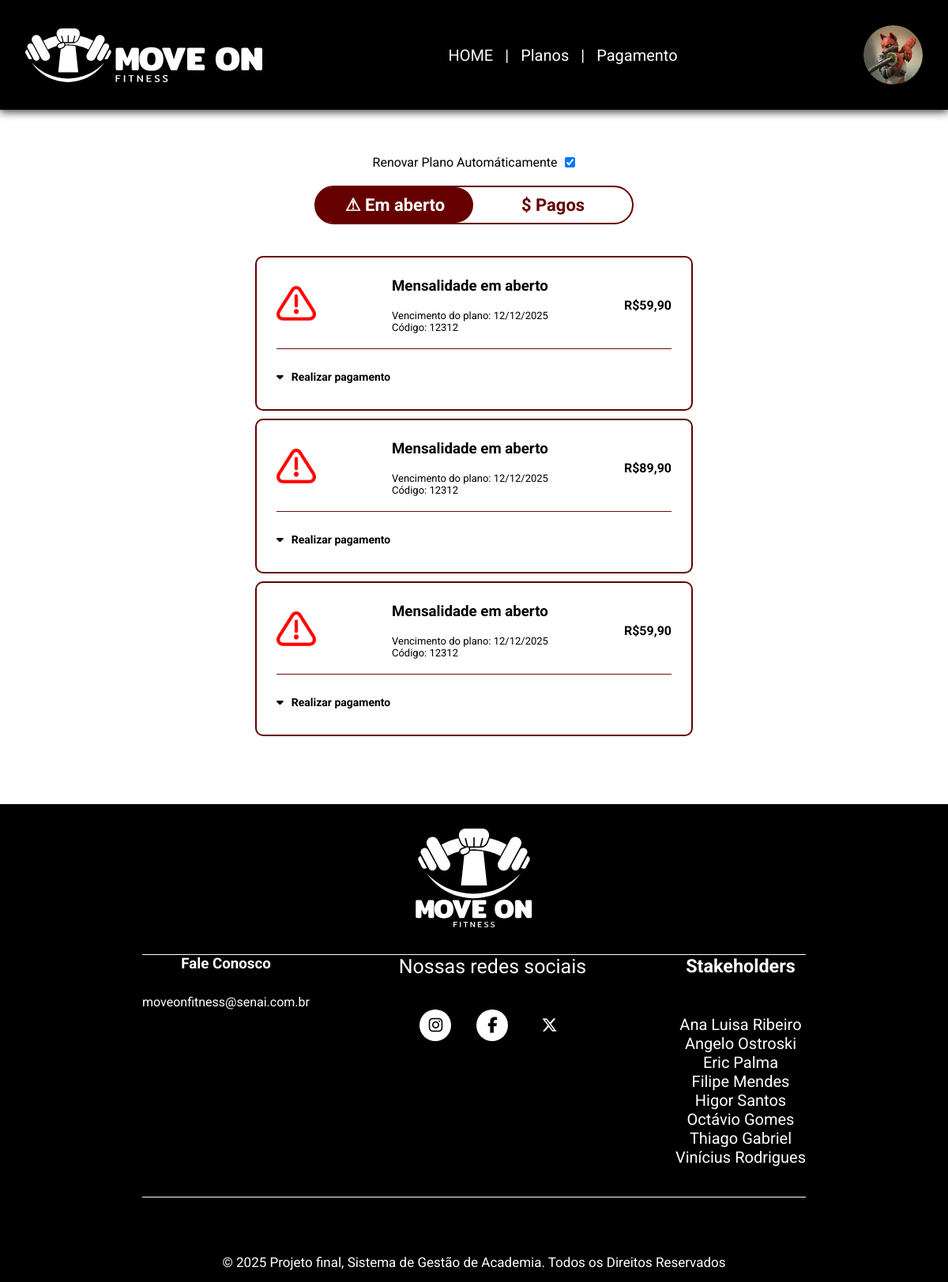
Page /View/Pagamento.php (signed in) on the committed database.
### tables this page shows
CREATE TABLE `users` (
  `id` int(11) NOT NULL,
  `nome_completo` varchar(255) NOT NULL,
  `email` varchar(100) NOT NULL,
  `celular` varchar(20) DEFAULT NULL,
  `CPF` varchar(11) DEFAULT NULL,
  `password` varchar(255) NOT NULL,
  `created_at` timestamp NOT NULL DEFAULT current_timestamp(),
  `google` enum('Sim','Não') NOT NULL DEFAULT 'Não',
  `tipo_de_user` enum('trainer','cliente','admin') DEFAULT 'cliente',
  `nome_arquivo_fotoperfil` varchar(255) DEFAULT NULL,
  `body_fat` decimal(4,2) DEFAULT NULL COMMENT 'apenas clientes',
  `peso` decimal(5,2) DEFAULT NULL COMMENT 'apenas clientes',
  `ficha_id` int(11) DEFAULT NULL COMMENT 'apenas clientes',
  `anotacoes_trainer` text DEFAULT NULL COMMENT 'apenas clientes',
  `info_treinamento` text DEFAULT NULL COMMENT 'apenas clientes',
  `rotina_treinamento` text NOT NULL COMMENT 'apenas clientes',
  `trainer_id` int(11) DEFAULT NULL COMMENT 'apenas clientes',
  `mensalidade_id` int(11) DEFAULT NULL COMMENT 'apenas clientes',
  `plano_id` int(11) DEFAULT NULL COMMENT 'apenas clientes',
  `renovar_plano` enum('Sim','Não') NOT NULL DEFAULT 'Sim' COMMENT 'Apenas Clientes',
  `salario` decimal(8,2) DEFAULT NULL COMMENT 'apenas trainers',
  `endereco` varchar(255) DEFAULT NULL COMMENT 'apenas trainers',
  `CREF` int(11) DEFAULT NULL COMMENT 'apenas trainers'
);

CREATE TABLE `mensalidades` (
  `id` int(11) NOT NULL,
  `user_id` int(11) NOT NULL,
  `data_vencimento` date NOT NULL,
  `valor_cobrado` decimal(10,2) NOT NULL,
  `status_pagamento` enum('Pendente','Pago','Atrasado') NOT NULL DEFAULT 'Pendente',
  `data_pagamento` date DEFAULT NULL
);

### Controller/UserController.php (called while the page is built, shortened)
<?php
require_once __DIR__.'/../Model/UserModel.php';
class UserController {
    private $UserModel;
    function __construct($pdo) {
        $this->UserModel = new UserModel($pdo);
    }
    public function findById($id) {
        return $this->UserModel->findById($id);
    }
    public function getFotoPerfil($nome_arquivo_fotoperfil, $DIR_view){
        return $nome_arquivo_fotoperfil;
    }
}

### Model/UserModel.php (called while the page is built, shortened)
<?php
class UserModel
{
    private $pdo;
    function __construct($pdo)
    {
        $this->pdo = $pdo;
    }
    public function findById($id)
    {
        $sql = "SELECT * FROM users WHERE id = ?";
        $stmt = $this->pdo->prepare($sql);
        $stmt->execute([$id]);
        $result = $stmt->fetch(PDO::FETCH_ASSOC);
        return $result;
    }
}

### View/Pagamento.php (the view, shortened to what this page needs)
<!DOCTYPE html>
<html lang="pt-br">
<?php
  include_once '../Controller/UserController.php';
  include_once '../Controller/MensalidadeController.php';
  include_once '../Config.php';
  if(isset($_SESSION['user_id']) && $_SESSION['user_id']){
    $Controller = new UserController($pdo);
    $user = $Controller->findById($_SESSION["user_id"]);
    $nome_arquivo_fotoperfil = $Controller->getFotoPerfil($user['nome_arquivo_fotoperfil'], __DIR__);
    if($user['plano_id'] == null){
    }else{
        $stmt = $pdo->query("SELECT * FROM mensalidades WHERE user_id = $user[id]");
        $mensalidades = $stmt->fetchAll(PDO::FETCH_ASSOC);
    }
}
  ?>
<head>
    <link rel="stylesheet" href="css/style.css">
    <link rel="stylesheet" href="css/basics.css">
    <link rel="stylesheet" type="text/css" href="font-awesome/css/all.min.css" />
    <link rel="stylesheet" href="https://cdnjs.cloudflare.com/ajax/libs/font-awesome/6.7.2/css/all.min.css" />
</head>
<body>
    <?php include __DIR__ . "/header.php"; ?> <br><br><br>
    <form action="" method="POST" class="flex-row gap10 margin-center">
        <p>Renovar Plano Automáticamente</p>
        <?php if($user['renovar_plano'] == "Sim"):?>
            <input type="checkbox" name="renovar_plano" checked onchange="pay('Não','renovar_plano')">
        <?php else:?>
            <input type="checkbox" name="renovar_plano" onchange="pay('Sim','renovar_plano')">
        <?php endif;?>
    </form>
    <div class="togcontaig">
        <div class="toggle-container" id="toggle">
            <div class="slider" id="slider"></div>
            <div class="option active" id="open">
                <p class="texttg">⚠ Em aberto</p>
            </div>
            <div class="option" id="paid">
                <p class="texttg">$ Pagos</p>
            </div>
        </div>
    </div>
    <div class="contaiconten">
        <div id="open-content" class="content active-content">
            <?php
            $naopagos = 0;
            foreach($mensalidades as $mensalidade):?>
            <?php if($mensalidade['status_pagamento'] != 'Pago'): $naopagos++;?>
                <div class="content-thing" id="closedopen<?=$mensalidade['id']?>">
                    <div class="flexcon">
                        <div class="image">
                            <img src="IMG/warning.png" alt="" class="imagecnfg">
                        </div>
                        <div class="infor">
                            <h3>Mensalidade em aberto</h3><br>
                            <p>Vencimento do plano: <?php $date = new DateTime($mensalidade['data_vencimento']); echo $date->format('d/m/Y');?></p>
                            <p>Código: 12312</p>
                        </div>
                        <div class="prec">
                            <p>R$<?=number_format($mensalidade['valor_cobrado'], 2, ',', '.')?></p>
                        </div>
                    </div><br>
                    <hr class="line"><br>
                    <button class="dropbtn" onclick="toggleDetails('open<?=$mensalidade['id']?>')">
                        <i class="fa-solid fa-caret-down"></i>
                        <p>Realizar pagamento</p>
                    </button>
                </div>
            <?php endif;?>
            <?php endforeach;?>
        </div>
    </div>
    <br><br><br><br>
    <?php include __DIR__ . "/footer.php"; ?>
</body>
</html>

### View/header.php (shortened to what this page needs)
<header>
        <nav class="nav-bar">
            <a class="logo" href="landing.php">
            </a>
            <div class="nav-list">
                <ul>
                    <li class="nav-item"> <a href="landing.php" class="nav-link">HOME</a></li>
                    <li>
                        <p>|</p>
                    </li>
                    <li class="nav-item"> <a href="plans.php" class="nav-link">Planos</a></li>
                    <li>
                        <p>|</p>
                    </li>
                    <li class="nav-item"> <a href="Pagamento.php" class="nav-link">Pagamento</a></li>
                </ul>
            </div>
            <div class="pfp-hamb">
                <?php if(!isset($_SESSION['user_id'])):?>
                    <div class="landing-button">
                        <button class="login-button"><a href="LoginAccount.php"> Log in</a></button>
                        <button class="sign-button"><a href="CreateAccount.php"> Sign up</a></button>
                    </div>
                <?php else:?>
                    <?php if(isset($nome_arquivo_fotoperfil)):?>
                        <a class="pfp mini" href="UserView.php">
                            <img src="IMG/pfps/<?=$nome_arquivo_fotoperfil?>">
                        </a>
                    <?php else:?>
                        <a class="pfp mini" href="UserView.php">
                            <img src="IMG/PFPpadrao.png">
                        </a>
                    <?php endif;?>
                <?php endif;?>
            </div>
        </nav>
    </header>

### View/css/style.css (style rules this page uses)
* { padding: 0; margin: 0; font-family: 'Roboto'; }
body { background-color: rgb(255, 255, 255); font-family: 'Roboto'; }
header { background-color: black; box-shadow: 0px 3px 10px #464646; }
.nav-bar { display: flex; justify-content: space-between; padding: 2rem; align-items: center; }
.logo { display: flex; align-items: center; mask-image: url('../IMG/Move-On-Logo-vert.svg'); mask-size: contain; mask-position: center; mask-repeat: no-repeat; height: 75px; max-width: 50vw; aspect-ratio: 4/1; background-color: white; }
.nav-list { display: flex; align-items: center; }
.nav-list ul { display: flex; justify-content: center; list-style: none; }
.nav-item { margin: 0 15px; }
.nav-link { text-decoration: none; font-size: 20px; color: white; }
li p { font-size: 20px; color: white; }
.pfp-hamb { display: flex; gap:1rem; align-items: center; }
.content { text-align: center; }
.pfp { width: 200px; max-width: 50vw; aspect-ratio: 1/1; overflow: hidden; display: flex; justify-content: center; border-radius: 100%; }
.mini.pfp { width: 75px; }
.pfp img { width: auto; height: 100%; min-width: 100%; }

### View/css/basics.css (style rules this page uses)
.flex-row { display: flex; gap:inherit; }
.margin-center { margin: 0 auto; width: fit-content; }
.gap10 { gap:10px; }

### View/Pagamento.php (style rules this page uses)
.togcontaig { font-family: Arial, sans-serif; display: flex; flex-direction: column; align-items: center; padding: 20px; }
.toggle-container { display: flex; background: #fff; border: 2px solid #600; border-radius: 50px; width: 400px; position: relative; cursor: pointer; margin-bottom: 20px; }
.option { flex: 1; text-align: center; padding: 10px 0; font-weight: bold; z-index: 2; transition: color 0.3s ease; color: #600; user-select: none; }
.active { color: #fff; }
.slider { position: absolute; top: 0; left: -0.3%; width: 50%; height: 100%; background: #600; border-radius: 50px; transition: left 0.3s ease; z-index: 1; }
.content { display: none; }
.content.active-content { display: block; }
.content-thing { background: #fff; padding: 25px; border-radius: 10px; border: 2px solid #600; margin-bottom: 10px; width: 500px; }
.contaiconten { display: flex; flex-direction: column; align-items: center; }
.imagecnfg { width: 50px; }
.flexcon { display: flex; justify-content: space-between; align-items: center; }
.texttg { font-size: 22px; }
.infor { text-align: left; }
.infor p { font-size: 13px; }
hr { border: none; height: 1px; background-color: #680e0eff; }
.dropbtn { border: none; background-color: white; width: 100%; display: flex; align-items: center; gap: 10px; cursor: pointer; font-size: 14px; font-weight: bold; padding: 8px 0; }
.prec { font-weight: 700; }

### rows in the picture
users: nome_arquivo_fotoperfil (picture)
mensalidades: data_vencimento "12/12/2025", valor_cobrado "59,90"
mensalidades: data_vencimento "12/12/2025", valor_cobrado "89,90"
mensalidades: data_vencimento "12/12/2025", valor_cobrado "59,90"
